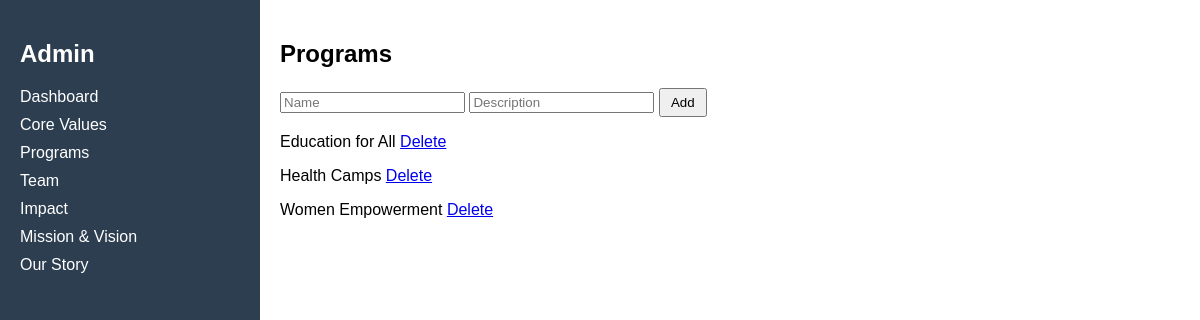
Screenshot of /programs/ with the database file from the repository.
### accounts/models.py (models this page shows, shortened)
class Program(models.Model):
    name = models.CharField(max_length=255)
    description = models.TextField(blank=True, null=True)
    created_at = models.DateTimeField(auto_now_add=True)
    updated_at = models.DateTimeField(auto_now=True)

### accounts/views.py (the view)
# urls.py: path('programs/', programs_admin, name='programs_admin'),
def programs_admin(request):
    if request.method == "POST":
        name = request.POST.get('name')
        desc = request.POST.get('description')
        Program.objects.create(name=name, description=desc)
    programs = Program.objects.all()
    return render(request, 'admin/programs.html', {'programs': programs})

### templates/admin/programs.html
{% extends 'admin/dashboard.html' %}
{% block content %}
<h2>Programs</h2>
<form method="POST">{% csrf_token %}
<input name="name" placeholder="Name">
<input name="description" placeholder="Description">
<button>Add</button>
</form>
{% for p in programs %}
<p>{{ p.name }} <a href="{% url 'delete_program' p.id %}">Delete</a></p>
{% endfor %}
{% endblock %}

### templates/admin/dashboard.html (style rules this page uses)
body { font-family: Arial; display: flex; margin:0; }
button { padding: 5px 10px; }

### rows the page displays
Program: name "Education for All"
Program: name "Health Camps"
Program: name "Women Empowerment"
